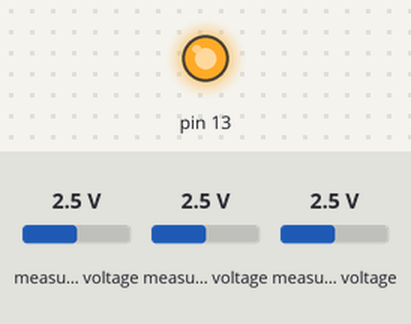
Bench run of a sketch on a simulated Arduino Uno, built for the host (arithmetic inside an expression is 32-bit, double 64-bit). On the bench: output pins drawn as LEDs (lit = HIGH). Inputs (shaded band) come from the test bench; at power-on: measured voltage 2.5 V. WiFi joins after 1.5 s; servers stay silent unless stated; network time is answered at once with the bench clock; the local clock reads 2024-03-15 10:24:30 at power-on unless the sketch sets it; no MQTT or app messages arrive unless stated.

Above: at 0.1 s.
At 1.6 s:
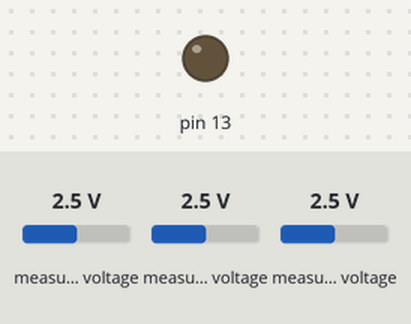
Timing chart, 0 to 3.1 s (numbered marks = the images above):
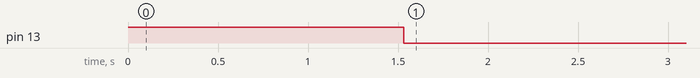

The sketch:

Client.ino
```cpp
// definizione del numero identificativo della stazione di raccolta dati
#define ACCINDEX 2

#include "DEBUG.h"
#include "WIFI_manager.h"
#include "MQTT_manager.h"

#include "WiFiEspUdp.h"    //WiFiEspUDP
#include <NTPClient.h>     //NTPClient


// frequenza di registrazione e invio dei dati
const double sendRate = 0.5;

// variabili per la ricezione del tempo in formato Unix Time
WiFiEspUDP Udp;
unsigned long lastSync = 0;
volatile unsigned long epoch = 0;
NTPClient timeClient(Udp);

void setup() {
  // inizializzazione e accensione del led su scheda Arduino
  pinMode(13,OUTPUT);
  digitalWrite(13, HIGH);

  // inizializzazione porta seriale per il debug
  Serial.begin(115200);

  // inizializzazione connessione WiFi
  WIFI::init();
  // inizializzazione client MQTT
  MQTT::init();
  // attesa della riuscita connessione alla rete wifi
  WIFI::wait();

  // inizializzazione connessione al server NTP
  timeClient.begin();
  // attesa ricezione da server NTP
  while(!timeClient.update()){
      delay(1000);
  }
  // stampe su seriale di debug
  DEBUG_PRINTLN("requesting unix time");
  epoch = timeClient.getEpochTime()
  DEBUG_PRINTLN(epoch);
  // aggiornamento momento dell'ultima sincronizzazione
  lastSync = millis();
  // chiusura della connessione al server NTP
  timeClient.end();
  // spegnimento led su scheda Arduino
  digitalWrite(13, LOW);
}

void loop() {
  // salvataggio tempo passato in millisecondi dall'inizio dell'esecuzione
  unsigned long elapsed = millis();
  // controllo dello stato della connessione del client MQTT
  if(!MQTT::connected()){
    // attesa della riuscita connessione alla rete wifi
    WIFI::wait();
    // riconnessione al server MQTT
    MQTT::connect();
  }
  // invio dei dati
  MQTT::sendMeasures(epoch, lastSync);
  // esegui il loop del client MQTT
  MQTT::loop();
}
```

DEBUG.h
```cpp
#ifndef __DEBUG_H
#define __DEBUG_H

#define __DEBUG 0

#if (__DEBUG == 1)
#define DEBUG_PRINTLN(a); Serial.println(a)
#define DEBUG_PRINT(a); Serial.print(a)
#elif(__DEBUG == 0)
#define DEBUG_PRINTLN(a);
#define DEBUG_PRINT(a);
#endif


#endif //__DEBUG_H
```

MQTT_manager.h
```cpp
#ifndef MQTT_manager_H
#define MQTT_manager_H

#include "DEBUG.h"
#include <PubSubClient.h>     //PubSubClient
#include <Adafruit_ADS1015.h> //Adafruit_ADS1115
#include <ArduinoJson.h>      //StaticJsonBuffer, JsonObject

namespace MQTT {

namespace {
// variabile per convertitore analogico-digitale
Adafruit_ADS1115 ads;
// variabile per il client MQTT
PubSubClient client(WIFI::espClient);

// variabili per la formazione di una struttura JSON
StaticJsonBuffer<200> jsonBuffer;
JsonObject& root = jsonBuffer.createObject();
}

// funzione per l'avanzamento del ciclo MQTT
void loop() {
    client.loop();
}

//funzione per l'inizializzazione del convertitiore analogico-digitale e
// configurazione dell'indirizzo ip e porta per comunicare con il broker MQTT
void init() {
    ads.begin();
    client.setServer("192.168.2.178", 1883);
}

// connessione al broker MQTT
void connect() {
    if(!client.connected()) {
        // crezione ID del client MQTT
        String id = String("Accelerometro") + ACCINDEX;
        // connessione al broker MQTT con l'ID precedentemente creato
        while (!client.connect(id.c_str())) {
            delay(1500);
        }
    }
}

// funzione per il controllo dello stato della connessione del client al broker
bool connected() {
    return client.connected();
}

// funzione per l'invio dei dati al broker
void sendMeasures(unsigned long epoch, unsigned long lastSync){
    // raccolta dati dei 3 assi da convertitiore analogico-digitale a
    // struttura JSON
    root["x"] = ads.readADC_SingleEnded(0);
    root["y"] = ads.readADC_SingleEnded(1);
    root["z"] = ads.readADC_SingleEnded(2);
    // aggiunta a struttura JSON delle informazioni riguardanti al momento della
    // cattura dei dati
    root["t0"] = epoch;
    root["t1"] = millis() - lastSync;

    // conversione da struttura JSON a stringa per l'invio dei dati attraverso
    // il client MQTT
    String output;
    root.printTo(output);
    String topic = String("Accelerometri/")+ACCINDEX;
    client.publish( topic.c_str(), output.c_str() );
    DEBUG_PRINTLN(output.c_str());
}


}
#endif //MQTT_manager_H
```

WIFI_manager.h
```cpp
#ifndef WIFI_manager_H
#define WIFI_manager_H

#include "DEBUG.h"
#include "WiFiEsp.h"        //WiFi
#include "WiFiEspClient.h"  //WiFiEspClient
#include "SoftwareSerial.h" //SoftwareSerial

namespace WIFI{

namespace{
// client della connessione WiFi
WiFiEspClient espClient;
// variabile per la replicazione di una porta seriale attraverso pin digitali
// per la connessione del chip ESP8266
SoftwareSerial soft(2, 3); // RX, TX
}
// funzione per l'inizializzazione della connessione all'ESP8266 e connessione
// alla rete WiFi
void init() {
    soft.begin(9600);
    WiFi.init(&soft);
    WiFi.begin("SCIADROtest", "m05c4rd0");
}

//funzione per l'attesa della connessione alla rete WiFi
void wait() {
  DEBUG_PRINT("checking wifi");
  while (WiFi.status() != WL_CONNECTED) {
    DEBUG_PRINT(".");
    delay(1000);
  }
  DEBUG_PRINTLN();
}

}
#endif //WIFI_manager_H
```
